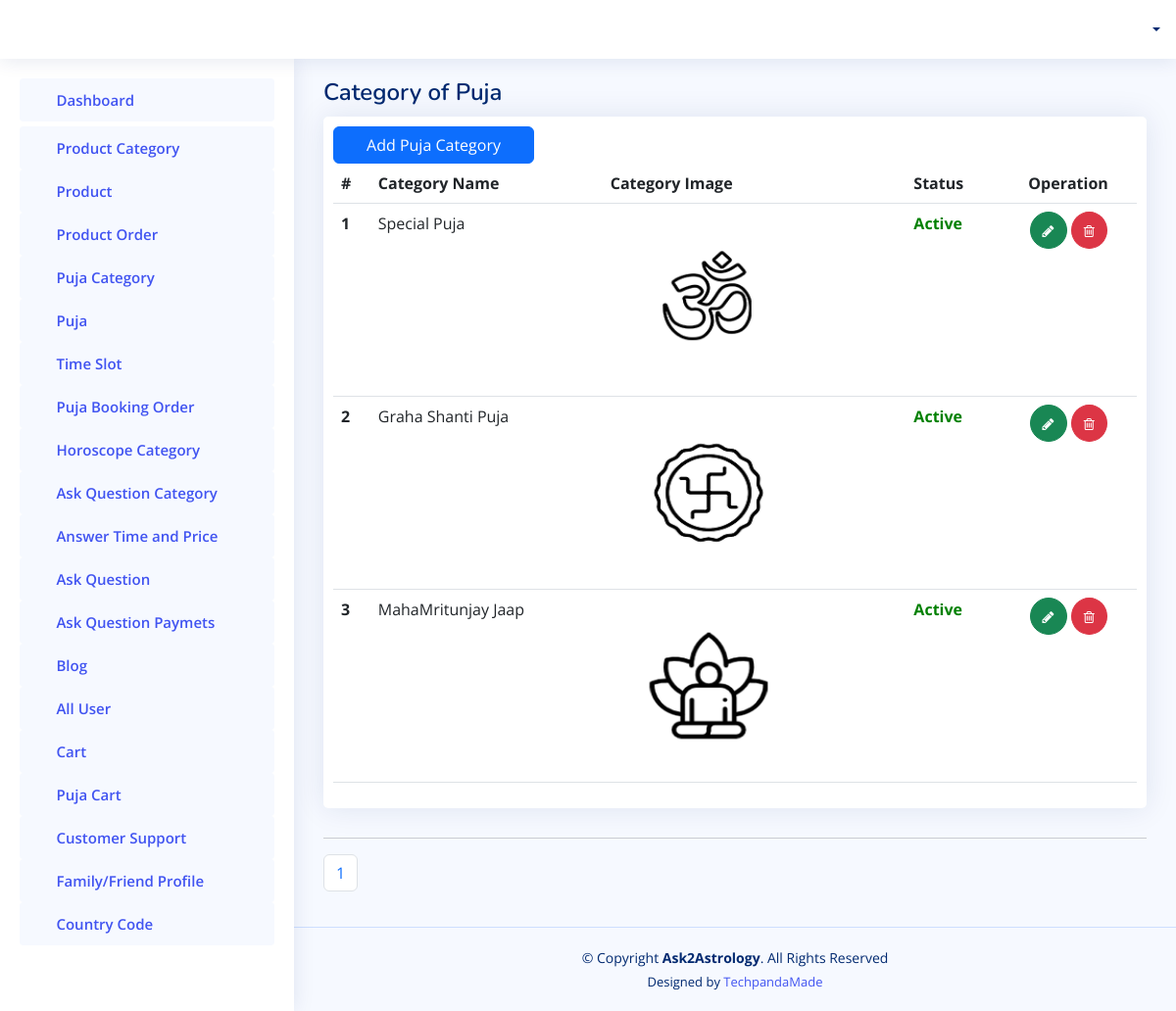
The app's page /admin-panel/getpujacategory/ with its own data.
### adminapp/models.py (models this page shows, shortened)
class CategoryOfPooja(models.Model):
    catname = models.CharField(max_length=200, null=True)
    prodpicture = models.ImageField(upload_to=filepath3, blank=True, null=True)
    active_status = models.BooleanField(default=True)

### adminapp/views.py (the view)
# urls.py: path('getpujacategory/',views.GetAllCategoryOfPooja),
def GetAllCategoryOfPooja(request):
    users = CategoryOfPooja.objects.all().order_by('-id')
    paginator = Paginator(users, 6)
    page_number = request.GET.get('page')
    all_lead = paginator.get_page(page_number)
    totalpage = all_lead.paginator.num_pages
    context = {
        'all_lead':all_lead,
        'lastpage':totalpage,
        'totalPagelist':[n+1 for n in range(totalpage)],
        'users':users
    }
    return render(request, "admintemp/pujacategorylist.html", context)

### templates/admintemp/pujacategorylist.html (shortened to what this page needs)
{% extends 'admintemp/index.html' %}
{% load static %}
  {% block content %}
  <main id="main" class="main">
    <div class="pagetitle">
      <h1>Category of Puja</h1>
    </div>
    <section class="section">
      <div class="row">
        <div class="col-lg-12">
          <div class="card">
            <div class="card-body" style="padding:10px;">
              <a href="/admin-panel/addpujacategory/"><button type="submit" class="btn btn-primary col-md-3">Add Puja Category</button></a>
              <table class="table">
                <thead>
                  <tr>
                    <th scope="col">#</th>
                    <th scope="col">Category Name</th>
                    <th scope="col">Category Image</th>
                    <th scope="col">Status</th>
                    <th scope="col" style="text-align: center;">Operation</th>
                  </tr>
                </thead>
                <tbody>
                  {% for ky in all_lead %}
                  <tr>
                    <th scope="row">{{forloop.counter}}</th>
                    <td>{{ ky.catname }}</td>
                    <td><img src="/media/{{ ky.prodpicture }}" alt="" width="200px" height="180px" class="img-responsive"></td>
                    <td>
                        {% if ky.active_status == True %}
                        <span style="color:green;font-weight:bold;">Active</a>
                        {% elif ky.active_status == False %}
                        <span style="color:red;font-weight:bold;">Inactive</a>
                        {% endif %}
                        </td>
                    <td style="text-align: center;"><a class="btn btn-success" style="border-radius:50%;" href="{% url 'update_rol' id=ky.id %}"> <i class="fa fa-pencil" style="font-size: 14px;"> </i> </a>
                      <label for="confirmation-checkbox"><span class="btn btn-danger" style="border-radius:50%;" ><i class="fa fa-trash-o" style="font-size: 14px;"></i></span></label>
                    </td>
                    </tr>
                  {% endfor %}
                </tbody>
              </table>
            </div>
          </div>
         <hr>
                <nav aria-label="Page navigation example">
                    <ul class="pagination">
                    {% for n in totalPagelist %}
                      <li class="page-item">
                        <a class="page-link" href="/admin-panel/getpujacategory/?page={{n}}">{{n}}</a>
                    </li>
                    {% endfor %}
                    </ul>
                  </nav>
      </div>
    </section>
  </main>
  {% endblock content %}

### static/assets2/css/style.css (style rules this page uses)
:root { scroll-behavior: smooth; }
body { font-family: "Open Sans", sans-serif; background: #f6f9ff; color: #444444; }
a { color: #4154f1; text-decoration: none; }
h1, h2, h3, h4, h5, h6 { font-family: "Nunito", sans-serif; }
#main { margin-top: 60px; padding: 20px 30px; transition: all 0.3s; }
.pagetitle { margin-bottom: 10px; }
.pagetitle h1 { font-size: 24px; margin-bottom: 0; font-weight: 600; color: #012970; }
.card { margin-bottom: 30px; border: none; border-radius: 5px; box-shadow: 0px 0 30px rgba(1, 41, 112, 0.1); }
.card-body { padding: 0 20px 20px 2 0px; }
@media (min-width: 1200px) { #main, #footer { margin-left: 300px; } }

### records on screen
CategoryOfPooja: catname "Special Puja", prodpicture (picture), active_status "Active"
CategoryOfPooja: catname "Graha Shanti Puja", prodpicture (picture), active_status "Active"
CategoryOfPooja: catname "MahaMritunjay Jaap", prodpicture (picture), active_status "Active"

### other values on screen
{{ n }} "1"
